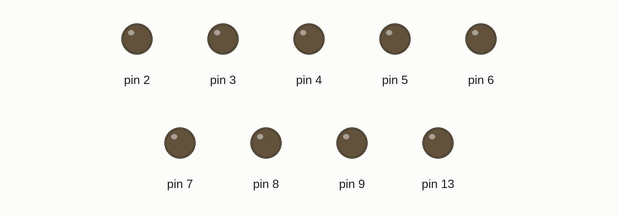
This sketch was run on a simulated Arduino Uno, built with avr-gcc and run on an emulated ATmega328P. Shown: output pins drawn as LEDs (lit = HIGH).

Above: at 1.0 s.
At 5.0 s:
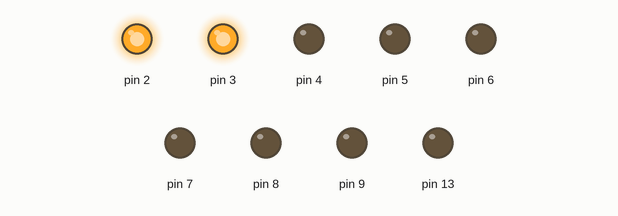
At 7.0 s:
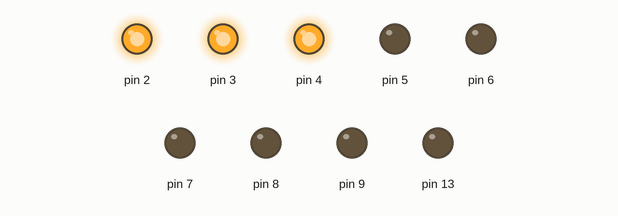
At 11.0 s:
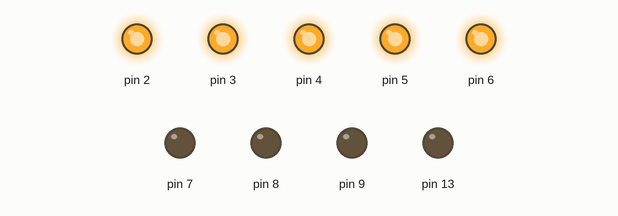
At 16.5 s:
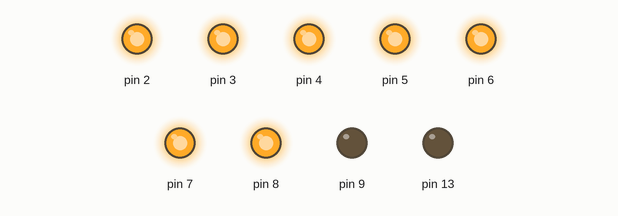
At 22.0 s:
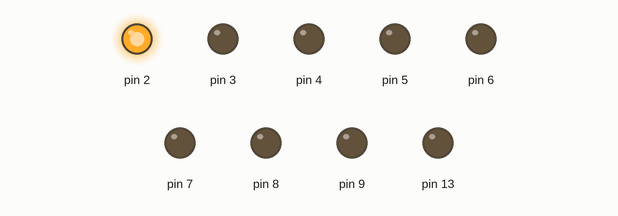
Timing chart, 0 to 24.7 s (numbered marks = the images above):
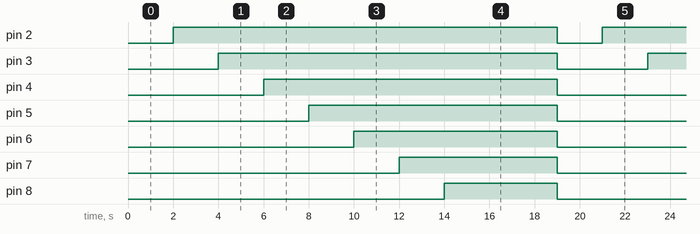

The sketch:

AsAmSt228L_LED_Series.ino
```cpp
void setup() {
    // Main connections to LEDs
    for (int i = 2; i <= 9; i++) {
        pinMode(i, OUTPUT);
    }

    // Shorts the circuit to turn all LEDs off
    pinMode(13, OUTPUT);
}

void loop() {
    int delay_ms = 2000;

    // Initialize pins 3-8 and 13 to LOW
    for (int i = 2; i <= 8; i++) {
        digitalWrite(i, LOW);
    }

    // It's show time BD
    delay(delay_ms);
    for (int i = 2; i <= 8; i++) {
        digitalWrite(i, HIGH);
        delay(delay_ms);
    }

    // Turn off all LEDs
    delay(3000);
}
```

Measured:
- by itself, pin 2: alternates HIGH for 17.0 s and LOW for 2.0 s
- by itself, pin 3: alternates HIGH for 15.0 s and LOW for 4.0 s
- by itself, pin 4: alternates HIGH for 13.0 s and LOW for 6.0 s
- by itself, pin 5: alternates HIGH for 11.0 s and LOW for 8.0 s
- by itself, pin 6: alternates HIGH for 9.0 s and LOW for 10.0 s
- by itself, pin 7: alternates HIGH for 7.0 s and LOW for 12.0 s
- by itself, pin 8: alternates HIGH for 5.0 s and LOW for 14.0 s
